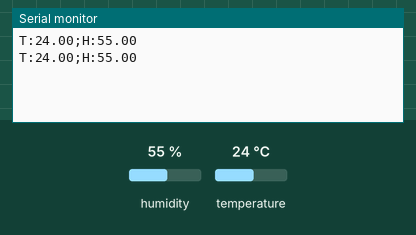
The sketch below on a simulated Arduino Uno, built with avr-gcc and run on an emulated ATmega328P. Shown: the last lines printed to the serial monitor. Inputs (shaded band) come from the test bench; at power-on: humidity 55 %, temperature 24 °C.

Above: at 2.8 s.
2.9 s: humidity set to 22 %
At 4.9 s:
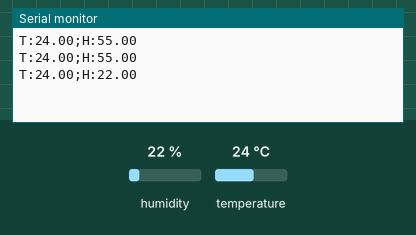
5.6 s: temperature set to 12 °C
At 7.4 s:
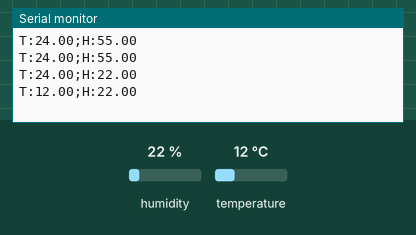
8.3 s: humidity set to 40 %
At 11.0 s:
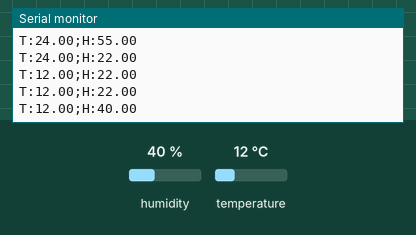
Timing chart, 0 to 12.5 s (numbered marks = the images above; inputs shaded):
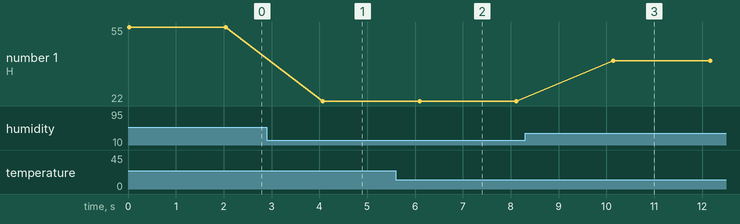

Measured:
- after the input at 2.9 s, the serial monitor: prints a new line after 1.2 s (image 1)
- after the input at 5.6 s, the serial monitor: prints a new line after 0.50 s (image 2)
- after the input at 8.3 s, the serial monitor: prints a new line after 1.8 s (image 3)
- plotted number 1: 55 → 22 after the input at 2.9 s, 22 → 40 after the input at 8.3 s

The sketch:

sensor_dth.ino.ino
```cpp
#include "DHT.h"

#define DHTPIN 2
#define DHTTYPE DHT11

DHT dht(DHTPIN, DHTTYPE);

void setup() {
  Serial.begin(9600);
  dht.begin();
}

void loop() {
  float humedad = dht.readHumidity();
  float temperatura = dht.readTemperature();

  if (isnan(humedad) || isnan(temperatura)) {
    Serial.println("Error al leer el sensor DHT!");
    return;
  }

  Serial.print("T:");
  Serial.print(temperatura);
  Serial.print(";H:");
  Serial.println(humedad);

  delay(2000);
}
```
